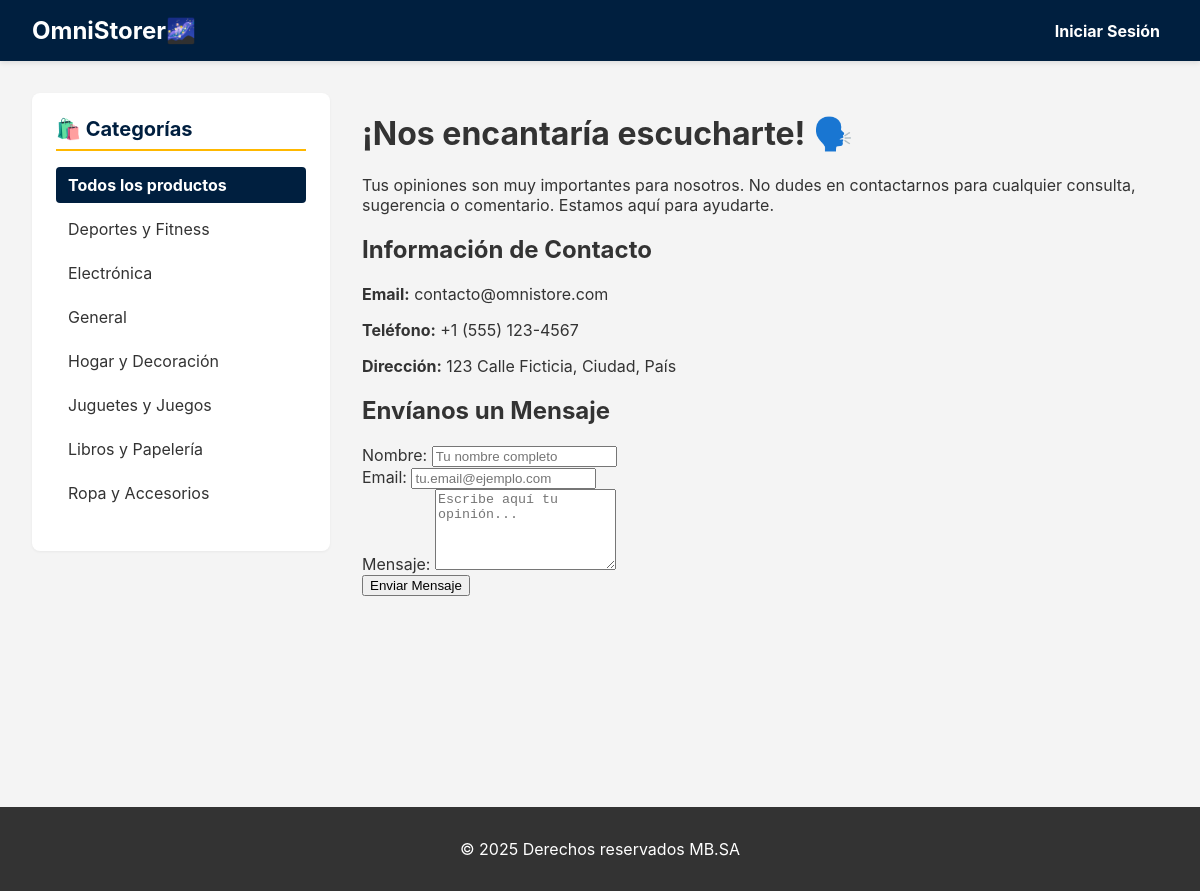
Page /contact/ on the committed database.
### store/models.py (models this page shows, shortened)
class Category(models.Model):
    name = models.CharField(max_length=255, unique=True)
    slug = models.SlugField(max_length=255, unique=True)
    class Meta:
        verbose_name = 'category'
        verbose_name_plural = 'categories'
        ordering = ('name',)

### store/views.py (the view, shortened to what this page needs)
# urls.py: path('contact/', views.contact_view, name='contact'),
def contact_view(request):
    cart_count = get_cart_count(request)
    categories = Category.objects.all()
    context = {
        'cart_count': cart_count,
        'categories': categories,
    }
    return render(request, 'store/contact.html', context)

### store/views.py (called while the page is built)
def get_cart_count(request):
    cart = request.session.get('cart', {})
    return sum(item['quantity'] for item in cart.values())

### store/templates/store/contact.html (shortened to what this page needs)
{% extends 'base.html' %}
{% block content %}
    <div class="elegant-container animate__animated animate__fadeIn">
        <div class="contact-content">
            <h1 class="main-title animate__animated animate__fadeInDown">¡Nos encantaría escucharte! 🗣️</h1>
            <p class="intro-text animate__animated animate__fadeInUp">Tus opiniones son muy importantes para nosotros. No dudes en contactarnos para cualquier consulta, sugerencia o comentario. Estamos aquí para ayudarte.</p>
            <div class="contact-grid">
                <div class="contact-card animate__animated animate__fadeInLeft">
                    <h2>Información de Contacto</h2>
                    <div class="contact-info">
                        <p><strong>Email:</strong> contacto@omnistore.com</p>
                        <p><strong>Teléfono:</strong> +1 (555) 123-4567</p>
                        <p><strong>Dirección:</strong> 123 Calle Ficticia, Ciudad, País</p>
                    </div>
                </div>
                <div class="contact-card animate__animated animate__fadeInRight">
                    <h2>Envíanos un Mensaje</h2>
                    <form action="#" method="post" class="contact-form">
                        <div class="form-group">
                            <label for="name">Nombre:</label>
                            <input type="text" id="name" name="name" required class="form-control" placeholder="Tu nombre completo">
                        </div>
                        <div class="form-group">
                            <label for="email">Email:</label>
                            <input type="email" id="email" name="email" required class="form-control" placeholder="tu.email@ejemplo.com">
                        </div>
                        <div class="form-group">
                            <label for="message">Mensaje:</label>
                            <textarea id="message" name="message" rows="5" required class="form-control" placeholder="Escribe aquí tu opinión..."></textarea>
                        </div>
                        <button type="submit" class="submit-btn checkout-btn">Enviar Mensaje</button>
                    </form>
                </div>
            </div>
        </div>
    </div>
{% endblock %}

### templates/base.html (shortened to what this page needs)
<!DOCTYPE html>
<html lang="es">
<head>
</head>
<body>
    <header>
        <nav>
            <h1><a href="{% url 'product_list' %}">OmniStorer🌌</a></h1>
            <ul>
                {% if user.is_authenticated %}
                <li>{{ user.username }}</li>
                <li><a href="{% url 'contact' %}">Contacto</a></li>
                <li><a href="{% url 'purchase_history' %}">Mi Historial</a></li>
                <li>
                    <a href="{% url 'cart_detail' %}">Carrito (<span id="cart-count" hx-get="{% url 'get_cart_count' %}" hx-trigger="load, updateCart from:body" hx-swap="innerHTML">{{ cart_count|default:0 }}</span>)</a>
                </li>
                <li><a href="{% url 'logout' %}">Cerrar Sesión</a></li>
                {% else %}
                <li><a href="/accounts/login/">Iniciar Sesión</a></li>
                {% endif %}
            </ul>
        </nav>
    </header>
    <div class="content-wrapper">
        {% if categories %}
        <aside class="sidebar">
            <div class="category-list">
                <h3>🛍️ Categorías</h3>
                <ul>
                    <li>
                        <a href="{% url 'product_list' %}" class="{% if not current_category %}active{% endif %}">
                            Todos los productos
                        </a>
                    </li>
                    {% for category in categories %}
                        <li>
                            <a href="{% url 'product_list_by_category' category.slug %}"
                               class="{% if current_category and current_category.slug == category.slug %}active{% endif %}">
                                {{ category.name }}
                            </a>
                        </li>
                    {% endfor %}
                </ul>
            </div>
        </aside>
        {% endif %}
        <main>
            {% block content %}
            {% endblock %}
        </main>
    </div>
    <footer>
        <p>&copy; 2025 Derechos reservados MB.SA</p>
    </footer>
</body>
</html>

### templates/base.html (style rules this page uses)
:root { --color-blue: #001f3f; --color-white: #ffffff; --color-gray: #f4f4f4; --color-dark-gray: #333; --color-accent: #ffb800; }
body { font-family: 'Inter', Arial, sans-serif; margin: 0; background-color: var(--color-gray); color: var(--color-dark-gray); }
header { background-color: var(--color-blue); color: var(--color-white); padding: 1rem 2rem; box-shadow: 0 2px 5px rgba(0,0,0,0.1); position: sticky; top: 0; z-index: 100; }
nav { display: flex; justify-content: space-between; align-items: center; }
nav h1 { margin: 0; font-size: 1.5rem; }
nav h1 a { color: var(--color-white); text-decoration: none; }
nav ul { list-style: none; margin: 0; padding: 0; display: flex; gap: 1.5rem; }
nav ul a { color: var(--color-white); text-decoration: none; font-weight: bold; padding: 0.5rem; border-bottom: 2px solid transparent; transition: border-bottom 0.3s ease; }
.content-wrapper { display: flex; gap: 2rem; padding: 2rem; min-height: calc(100vh - 150px); max-width: 1200px; margin: 0 auto; }
aside.sidebar { flex: 0 0 250px; background-color: var(--color-white); padding: 1.5rem; border-radius: 8px; box-shadow: 0 1px 3px rgba(0,0,0,0.05); align-self: flex-start; }
.category-list h3 { margin-top: 0; margin-bottom: 1rem; font-size: 1.25rem; color: var(--color-blue); border-bottom: 2px solid var(--color-accent); padding-bottom: 0.5rem; }
.category-list ul { list-style: none; padding: 0; }
.category-list li { margin-bottom: 0.5rem; }
.category-list a { display: block; padding: 0.5rem 0.75rem; text-decoration: none; color: var(--color-dark-gray); border-radius: 4px; transition: background-color 0.2s; }
.category-list .active { background-color: var(--color-blue); color: var(--color-white); font-weight: bold; }
main { flex-grow: 1; padding: 0; }
footer { background-color: var(--color-dark-gray); color: var(--color-white); text-align: center; padding: 1rem; margin-top: 2rem; }

### rows in the picture
Category: name "Deportes y Fitness"
Category: name "Electrónica"
Category: name "General"
Category: name "Hogar y Decoración"
Category: name "Juguetes y Juegos"
Category: name "Libros y Papelería"
Category: name "Ropa y Accesorios"
